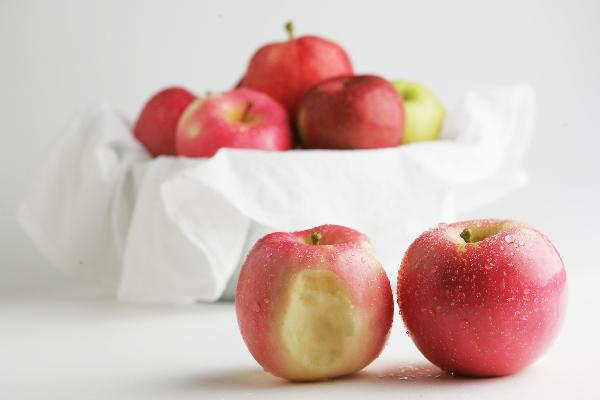
#> input picture 7. 데이터 증강 라벨링, 이미지 처리, 데이터셋 구현, 데이터 가공 프로젝트/2022-12-12 Crawling을 이용한 데이터 수집 + 데이터 정제 + 데이터 전처리 및 라벨링/apple/apple018.jpg, 600 x 400 px; its folder holds only this picture in this run
$ python take_resize.py
#> lines starting #> are read from the running program, lines starting #| are printed output that depends on the picture
from PIL import Image
import os

def expand2square(pil_img, background_color) :
    width, height = pil_img.size
    if width == height :
        return pil_img
    elif width > height :
        result = Image.new(pil_img.mode, (width, width), background_color)
        result.paste(pil_img, (0, (width - height) // 2))
        return result
    else :
        result = Image.new(pil_img.mode, (height, height), background_color)
        result.paste(pil_img, ((height - width) // 2, 0 ))
        return result

def image_file(image_folder_path) :
#> called with image_folder_path = './pre-practice/apple/'
    all_root = []
    for (path, dir, files)  in os.walk(image_folder_path) :
        for filename in files :
            # image.png --> (splitext(ㅁㅁㅁㅁ)[-1]) --> .png
            ext = os.path.splitext(filename)[-1]
            # print(ext)
            # print(filename)
            if ext == ".jpg" :
                root = os.path.join(path, filename)
                # ./cvat_annotations/annotations.xml | root 안에 저장될 내용
                all_root.append(root)
            else :
                print("no image file...")
                continue
    return all_root

path_list_apple = image_file("./pre-practice/apple/")
path_list_kiwi = image_file("./pre-practice/kiwi/")
path_list_pear = image_file("./pre-practice/pear/")
# print(path_list_apple, path_list_kiwi, path_list_pear)

target_path_list = [path_list_apple, path_list_kiwi, path_list_pear]
for img_path_list in target_path_list :
    for img_path in img_path_list :
        # print(img_path)
        # image_name_temp = img_path.split("/")
        image_name_temp = os.path.basename(img_path)
        # image_name_temp2 = os.path.abspath(img_path) # abspath : 절대 경로 뽑아줌
        # print(image_name_temp2)
        image_name = image_name_temp.replace(".jpg", "")
        # print(image_name_temp)

        img = Image.open(img_path)
#> img is the input picture: PIL image 600x400 RGB; mean R, G, B 211.8, 186.8, 181.3
        print('이미지가 열렸습니다.')
        img_new = expand2square(img,(0,0,0)).resize((400,400))
#> in expand2square, `result = Image.new(pil_img.mode, (width, width), background_color)`: result: PIL image 600x600 RGB; every value is 0
#> in expand2square, `result.paste(pil_img, (0, (width - height) // 2))`:
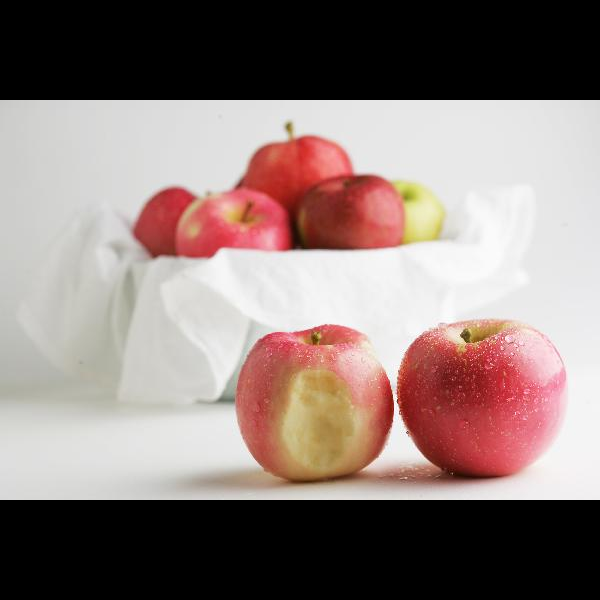
#> result: PIL image 600x600 RGB; mean R, G, B 141.2, 124.5, 120.8
        print('이미지가 리사이즈 되었습니다.')
        fruit = ['apple', 'kiwi', 'pear']
        if 'apple' in image_name :
            os.makedirs(f"./pre-practice/resize/apple", exist_ok=True)
            img_new.save(f"./pre-practice/resize/apple/{image_name}.png", quality=100)
            print('이미지가 저장되었습니다.')
        elif 'kiwi' in image_name :
            os.makedirs(f"./pre-practice/resize/kiwi", exist_ok=True)
            img_new.save(f"./pre-practice/resize/kiwi/{image_name}.png", quality=100)
            print('이미지가 저장되었습니다.')
        elif 'pear' in image_name :
            os.makedirs(f"./pre-practice/resize/pear", exist_ok=True)
            img_new.save(f"./pre-practice/resize/pear/{image_name}.png", quality=100)
            print('이미지가 저장되었습니다.')

print('작업이 끝났습니다. 결과를 확인해주세요.')
open_path = os.path.realpath('./pre-practice/resize')
os.startfile(open_path)
